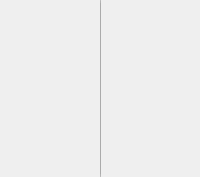
    <widget class="QWidget" name="wGraphsContainer" native="true">
     <property name="minimumSize">
      <size>
       <width>0</width>
       <height>177</height>
      </size>
     </property>
     <property name="maximumSize">
      <size>
       <width>16777215</width>
       <height>177</height>
      </size>
     </property>
     <layout class="QHBoxLayout" name="horizontalLayout_6">
      <property name="spacing">
       <number>36</number>
      </property>
      <property name="leftMargin">
       <number>34</number>
      </property>
      <property name="topMargin">
       <number>0</number>
      </property>
      <property name="rightMargin">
       <number>33</number>
      </property>
      <property name="bottomMargin">
       <number>0</number>
      </property>
      <item>
       <widget class="QWidget" name="wDownContainer" native="true">
        <layout class="QHBoxLayout" name="horizontalLayout_4">
         <property name="spacing">
          <number>0</number>
         </property>
         <property name="leftMargin">
          <number>3</number>
         </property>
         <property name="topMargin">
          <number>0</number>
         </property>
         <property name="rightMargin">
          <number>0</number>
         </property>
         <property name="bottomMargin">
          <number>22</number>
         </property>
         <item>
          <widget class="MegaSpeedGraph" name="wDownGraph" native="true">
           <property name="minimumSize">
            <size>
             <width>0</width>
             <height>0</height>
            </size>
           </property>
           <property name="maximumSize">
            <size>
             <width>16777215</width>
             <height>16777215</height>
            </size>
           </property>
           <property name="styleSheet">
            <string notr="true"/>
           </property>
          </widget>
         </item>
        </layout>
       </widget>
      </item>
      <item>
       <widget class="QToolButton" name="bGraphsSeparator">
        <property name="sizePolicy">
         <sizepolicy hsizetype="Fixed" vsizetype="Expanding">
          <horstretch>0</horstretch>
          <verstretch>0</verstretch>
         </sizepolicy>
        </property>
        <property name="minimumSize">
         <size>
          <width>1</width>
          <height>0</height>
         </size>
        </property>
        <property name="maximumSize">
         <size>
          <width>1</width>
          <height>16777215</height>
         </size>
        </property>
        <property name="styleSheet">
         <string notr="true"/>
        </property>
        <property name="text">
         <string/>
        </property>
       </widget>
      </item>
      <item>
       <widget class="QWidget" name="wUpContainer" native="true">
        <layout class="QHBoxLayout" name="horizontalLayout_5">
         <property name="spacing">
          <number>0</number>
         </property>
         <property name="leftMargin">
          <number>3</number>
         </property>
         <property name="topMargin">
          <number>0</number>
         </property>
         <property name="rightMargin">
          <number>0</number>
         </property>
         <property name="bottomMargin">
          <number>22</number>
         </property>
         <item>
          <widget class="MegaSpeedGraph" name="wUpGraph" native="true">
           <property name="minimumSize">
            <size>
             <width>0</width>
             <height>0</height>
            </size>
           </property>
           <property name="maximumSize">
            <size>
             <width>16777215</width>
             <height>16777215</height>
            </size>
           </property>
           <property name="styleSheet">
            <string notr="true"/>
           </property>
          </widget>
         </item>
        </layout>
       </widget>
      </item>
     </layout>
    </widget>
